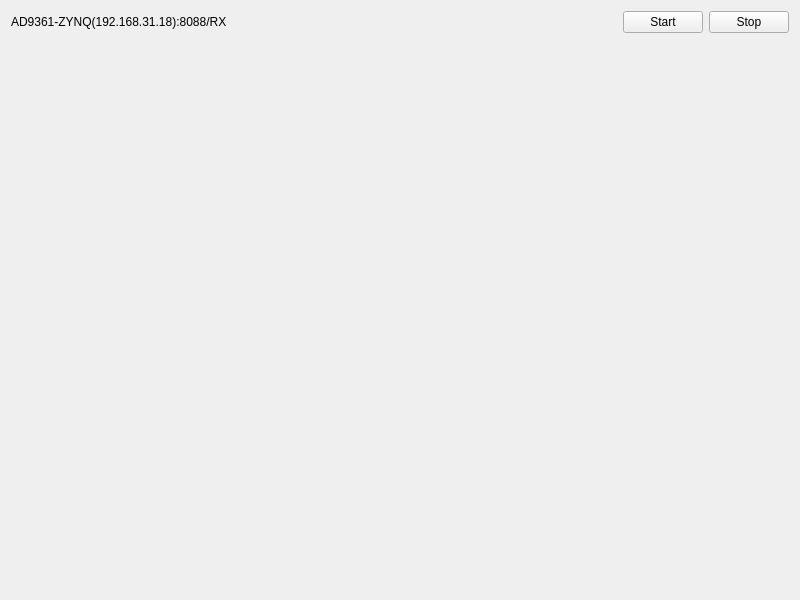
<?xml version="1.0" encoding="UTF-8"?>
<ui version="4.0">
 <class>IQAnalyzePlot</class>
 <widget class="QWidget" name="IQAnalyzePlot">
  <property name="geometry">
   <rect>
    <x>0</x>
    <y>0</y>
    <width>800</width>
    <height>600</height>
   </rect>
  </property>
  <property name="windowTitle">
   <string>IQAnalyzePlot</string>
  </property>
  <layout class="QGridLayout" name="gridLayout_2">
   <item row="0" column="0">
    <layout class="QVBoxLayout" name="mainVerticalLayout">
     <item>
      <layout class="QHBoxLayout" name="statusHorizontalLayout">
       <item>
        <widget class="QLabel" name="deviceNameLabel">
         <property name="sizePolicy">
          <sizepolicy hsizetype="Preferred" vsizetype="Maximum">
           <horstretch>0</horstretch>
           <verstretch>0</verstretch>
          </sizepolicy>
         </property>
         <property name="text">
          <string>AD9361-ZYNQ(192.168.31.18):8088/RX</string>
         </property>
        </widget>
       </item>
       <item>
        <spacer name="horizontalSpacer">
         <property name="orientation">
          <enum>Qt::Horizontal</enum>
         </property>
         <property name="sizeHint" stdset="0">
          <size>
           <width>40</width>
           <height>20</height>
          </size>
         </property>
        </spacer>
       </item>
       <item>
        <widget class="QPushButton" name="plotStartPushButton">
         <property name="text">
          <string>Start</string>
         </property>
        </widget>
       </item>
       <item>
        <widget class="QPushButton" name="plotStopPushButton">
         <property name="text">
          <string>Stop</string>
         </property>
        </widget>
       </item>
      </layout>
     </item>
     <item>
      <layout class="QGridLayout" name="plotGridLayout">
       <item row="0" column="0">
        <widget class="XxwCustomPlot" name="realTimePlot" native="true"/>
       </item>
       <item row="0" column="1">
        <widget class="XxwCustomPlot" name="spectrumPlot" native="true"/>
       </item>
       <item row="1" column="0">
        <widget class="XxwCustomPlot" name="lofarPlot" native="true"/>
       </item>
       <item row="1" column="1">
        <widget class="XxwCustomPlot" name="constellationPlot" native="true"/>
       </item>
      </layout>
     </item>
    </layout>
   </item>
  </layout>
 </widget>
 <customwidgets>
  <customwidget>
   <class>XxwCustomPlot</class>
   <extends>QWidget</extends>
   <header>XxwCustomPlot.h</header>
   <container>1</container>
  </customwidget>
 </customwidgets>
 <resources/>
 <connections/>
</ui>
